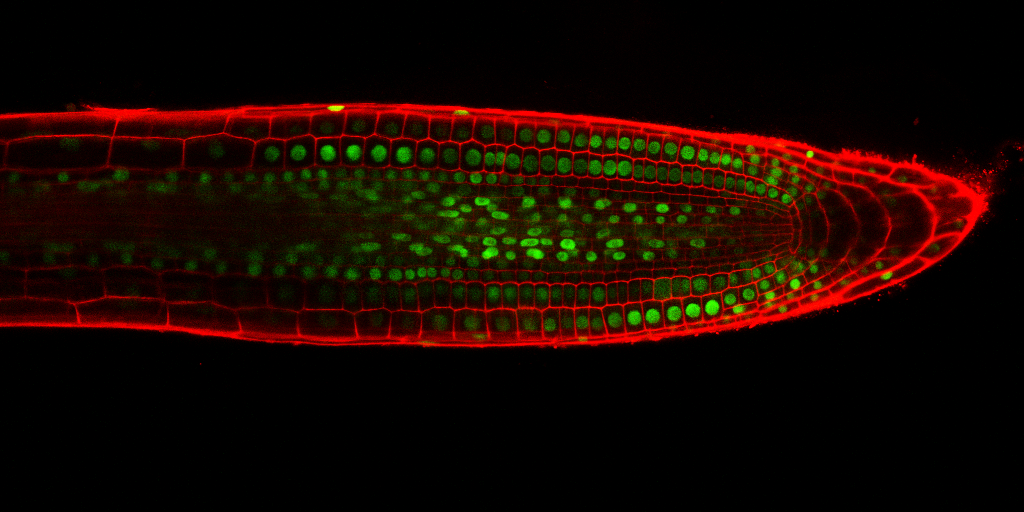
%> input picture image.bmp, 1024 x 512 px
$ octave coursework_1.m   (GNU Octave 9; MATLAB toolbox functions it lacks are replaced by stand-ins)
%> lines starting %> are read from the running program, lines starting %| are printed output that depends on the picture; in (x1, y1, x2, y2) boxes, pixels count from 0 and x2, y2 are one past the last pixel; in counts of white or black regions, pixels touching at a corner belong together; the program's own positions count from 1
%% Read, convert colour space to grayscale and then perform noise-removal via Gaussian filtering.
% Assume the image to be read is stored in the same directory as this
% script with the name 'image.bmp'
% Stuff we need to count is always coloured green.
% Literally any other colour is useless as we only need count nuclei
imgdata = imread('image.bmp');
%> imgdata is the input picture: size 512x1024x3 uint8; mean R, G, B 24.8, 7.4, 0
% should be fine to extract rgb straight out of the image
red = imgdata(:,:,1);
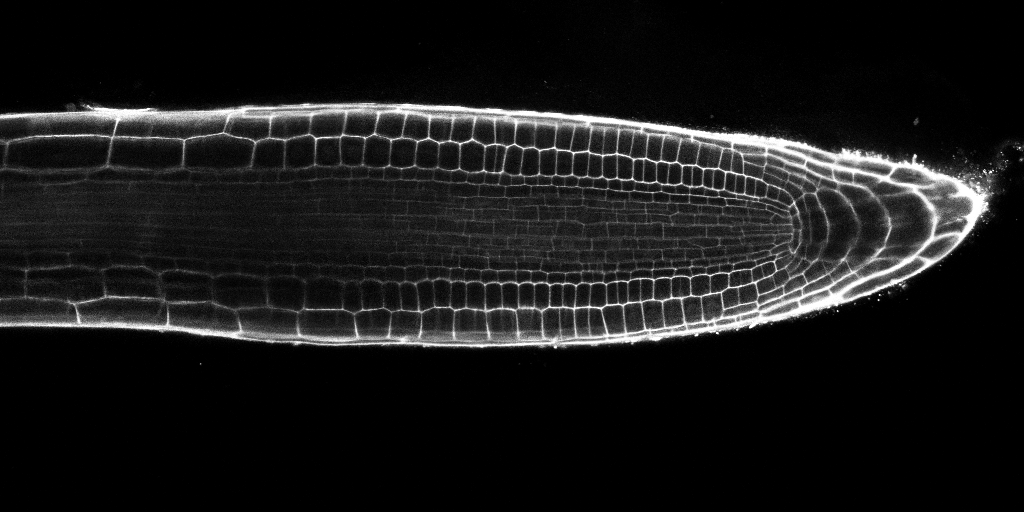
%> red: size 512x1024 uint8; min 0, max 255, mean 24.8
green = imgdata(:,:,2);
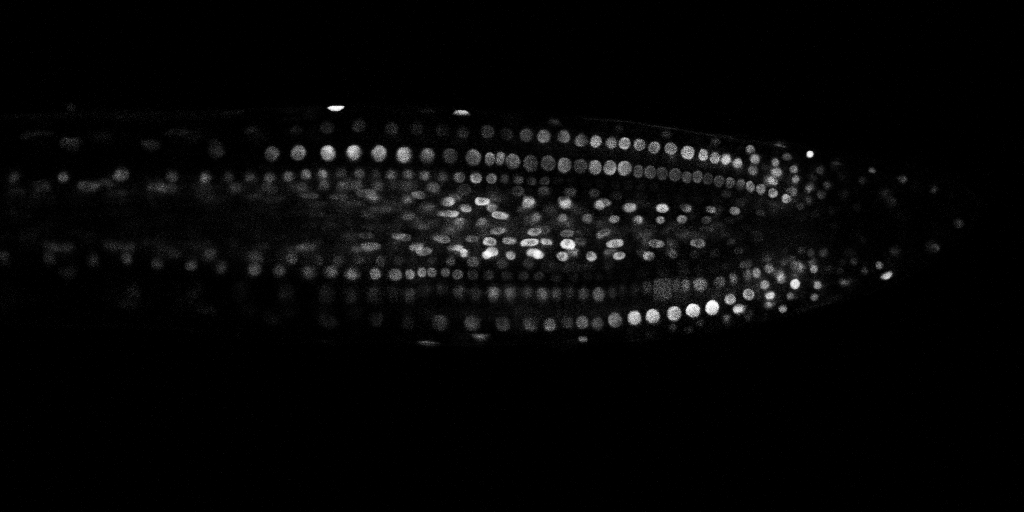
%> green: size 512x1024 uint8; min 0, max 255, mean 7.4
blue = imgdata(:,:,3);
%> blue: size 512x1024 uint8; every value is 0
% clean noise by using matlab standard gaussian filtering
green = imgaussfilt(green);
% normalise colours
green = (green - (red + blue)/2.0);
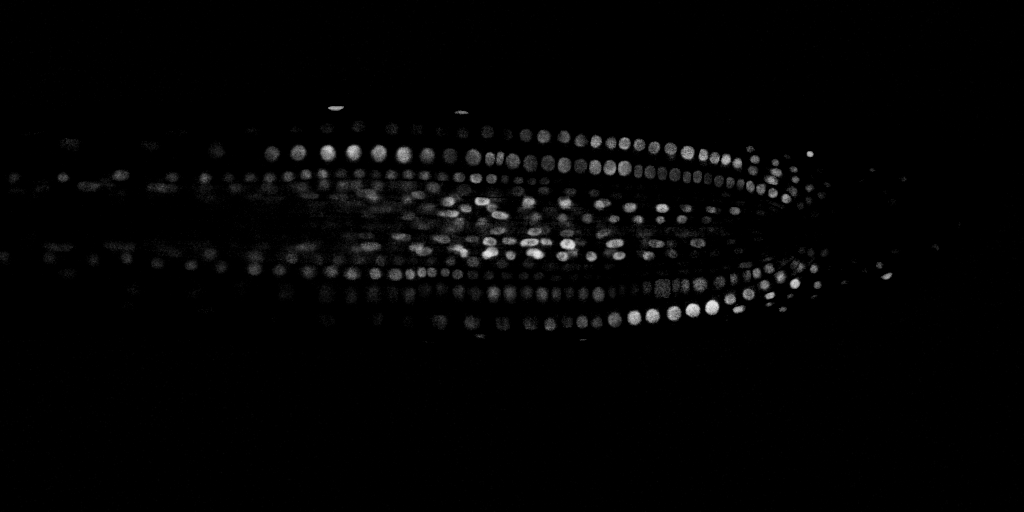
%> green: size 512x1024 uint8; min 0, max 232, mean 4.1
%% Retrieve the threshold automatically by getting the mean gray intensity of all pixels which have an intensity above zero.
% This algorithm essentially asserts that the threshold == average
% intensity of a pixel belonging to a nucleus.
green_size = size(green);
%> green_size = [512 1024]
total = mean(mean(green)) * green_size(1) * green_size(2);
%> total = 2175671
num_zeros = numel(green(green < 1));
%> num_zeros = 444053
num_non_zeros = (green_size(1) * green_size(2)) - num_zeros;
%> num_non_zeros = 80235
mean_threshold = total / num_non_zeros;
%> mean_threshold = 27.12
%% Apply generated threshold to create the final binary image.
green(green < mean_threshold) = 0;
%> green: size 512x1024 uint8; 10.57% of pixels changed, all inside (x1, y1, x2, y2) = (0, 0, 1024, 512)
green(green > mean_threshold) = 255;
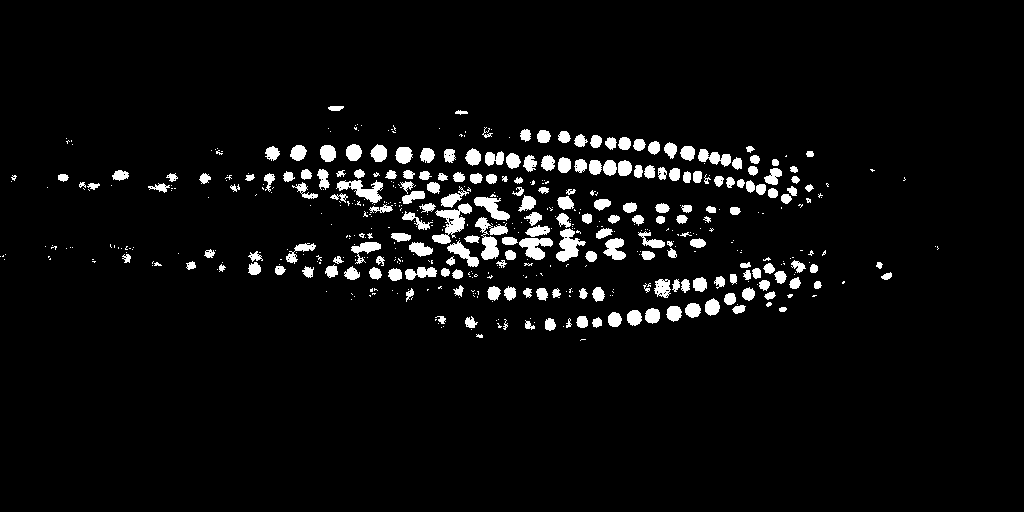
%> green: size 512x1024 uint8; 4.7% white; 525 white regions (322 under 20 px), largest, box (x1, y1, x2, y2) and area: (432, 203, 472, 244) 673, (475, 217, 508, 260) 605, (556, 228, 586, 262) 510
%% Use bwmorph-remove, a binary image processing standard function, to only show the outline of each nucleus, making it easy to count them.
% The commented line below applies bwmorph-remove until the image does not
% change. This is the behaviour we want, but if we apply it step-by-step,
% counting each time, we can very easily retrieve the number of nuclei
% detected.
green = bwmorph(green, 'remove', Inf);
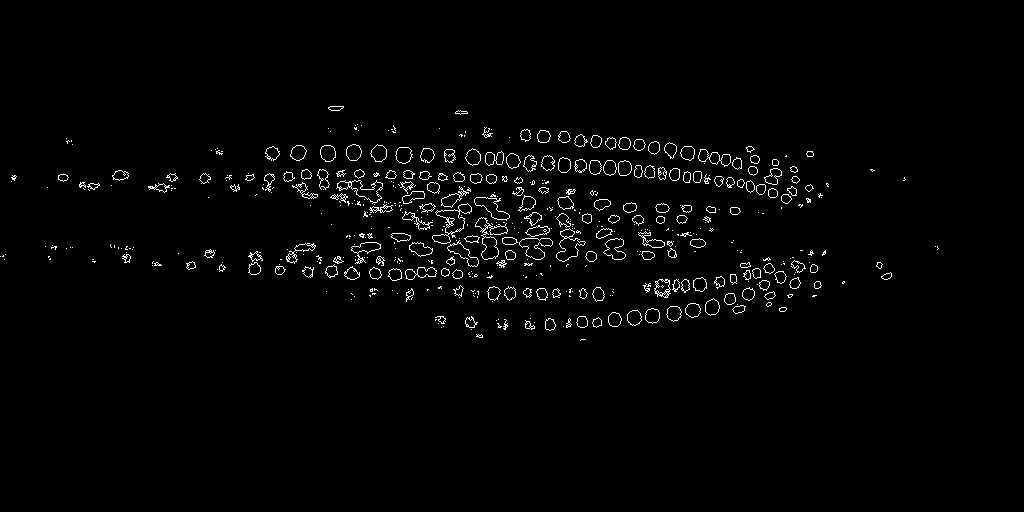
%> green: size 512x1024 logical; 1.8% white in thin lines or dots, all inside (x1, y1, x2, y2) = (0, 106, 939, 341)
imshow(green);

$ run again, with sn1.bmp copied over image.bmp
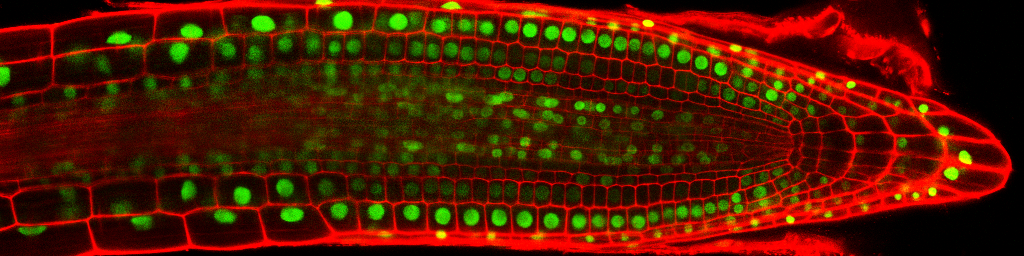
%> input picture sn1.bmp, 1024 x 256 px
%> imgdata is the input picture: size 256x1024x3 uint8; mean R, G, B 80.4, 25.1, 0
%> `red = imgdata(:,:,1);`:
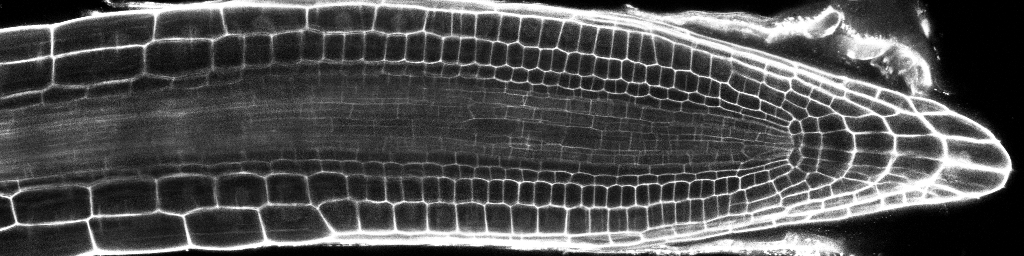
%> red: size 256x1024 uint8; min 0, max 255, mean 80.4
%> blue: size 256x1024 uint8; every value is 0
%> total = 3011868
%> num_zeros = 197986
%> num_non_zeros = 64158
%> mean_threshold = 46.94
%> `green = bwmorph(green, 'remove', Inf);`:
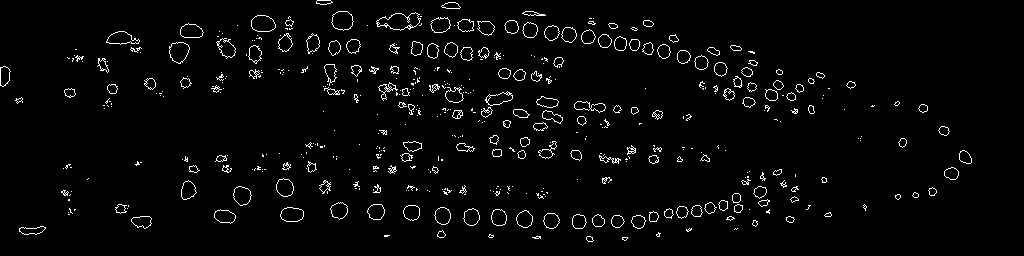
%> green: size 256x1024 logical; 2.8% white in thin lines or dots, all inside (x1, y1, x2, y2) = (0, 0, 972, 242)

$ run again, with gaussian_comparison.png saved as image.bmp
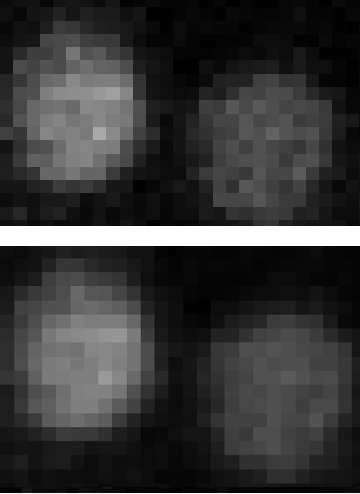
%> input picture gaussian_comparison.png, 360 x 494 px
%> imgdata is the input picture: size 494x360x3 uint8; min 0, max 255, mean 54.3
%> total = 1043499
%> num_zeros = 148400
%> num_non_zeros = 29440
%> mean_threshold = 35.44
%> `green(green > mean_threshold) = 255;`:
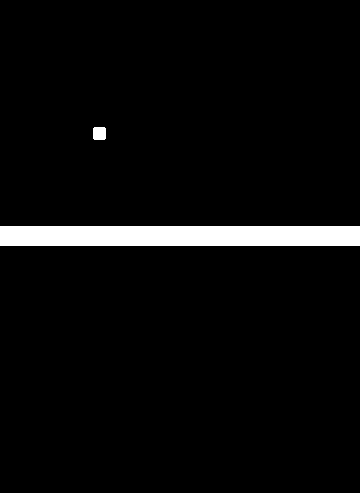
%> green: size 494x360 uint8; 4.3% white; 3 white regions, box (x1, y1, x2, y2) and area: (0, 226, 360, 246) 7200, (0, 493, 360, 494) 360, (93, 127, 106, 140) 165
%> `green = bwmorph(green, 'remove', Inf);`:
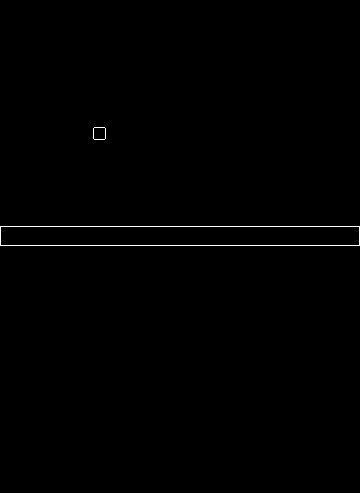
%> green: size 494x360 logical; 0.65% white in thin lines or dots, all inside (x1, y1, x2, y2) = (0, 127, 360, 494)
